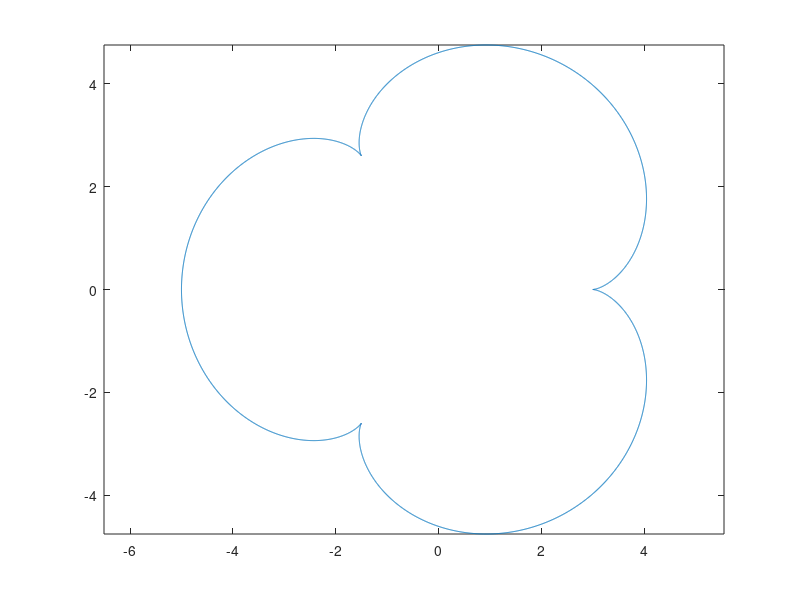

The MATLAB script that drew this image:
t = 0:0.001:2*pi;
ft = zeros(size(t,2),2);
r = 1;
R = 3;
O = 0;

for i = 1:size(t,2),
    ft(i,:) =  [ (R + r) * cos( t(i)) - r * cos(t(i) + R/r * t(i) + O ),  - (R + r) * sin(t(i)) + r * sin(t(i) + R/r * t(i) + O )];
end

plot(ft(:,1),ft(:,2));
axis equal;
